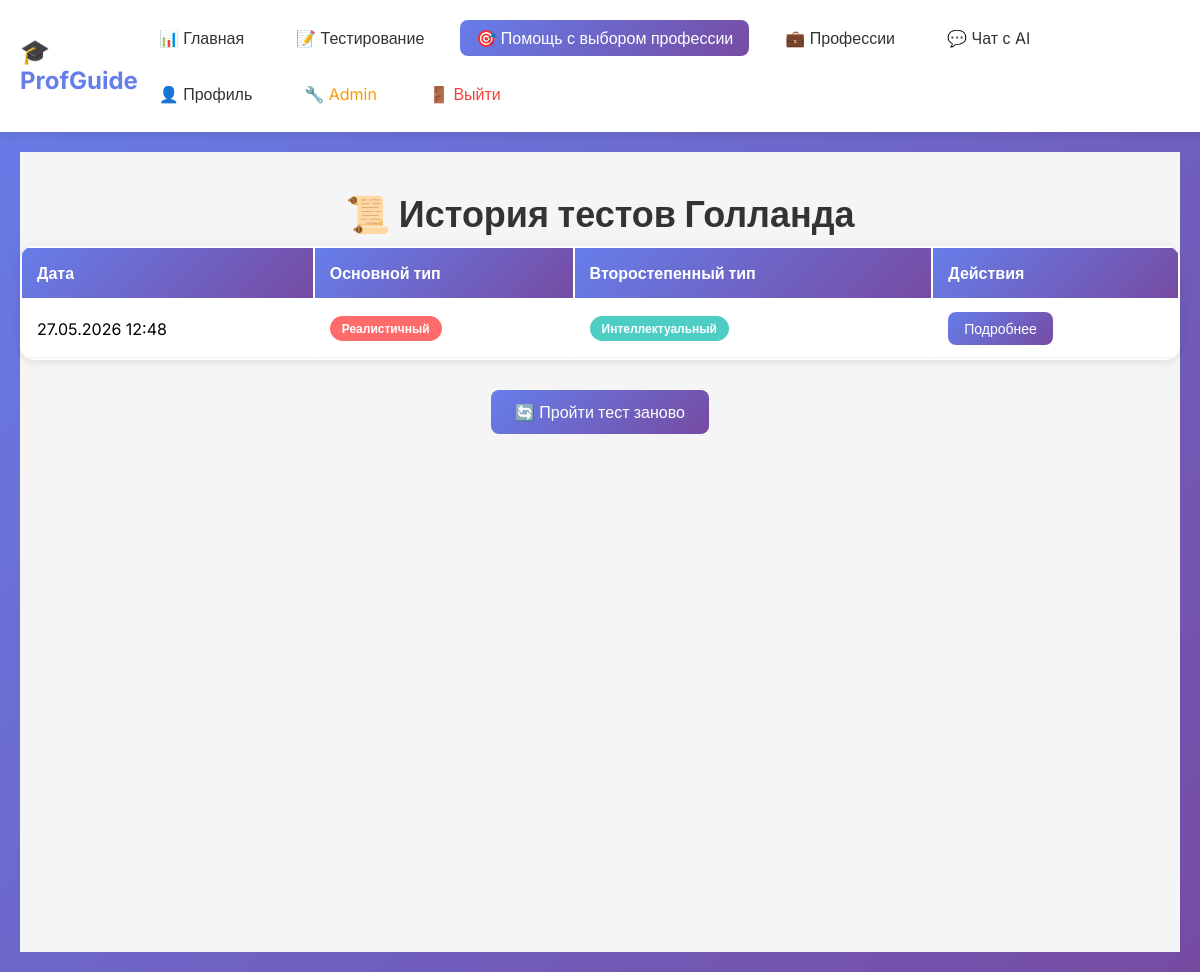
Page /holland/history/ (signed in) on the earlier database version.
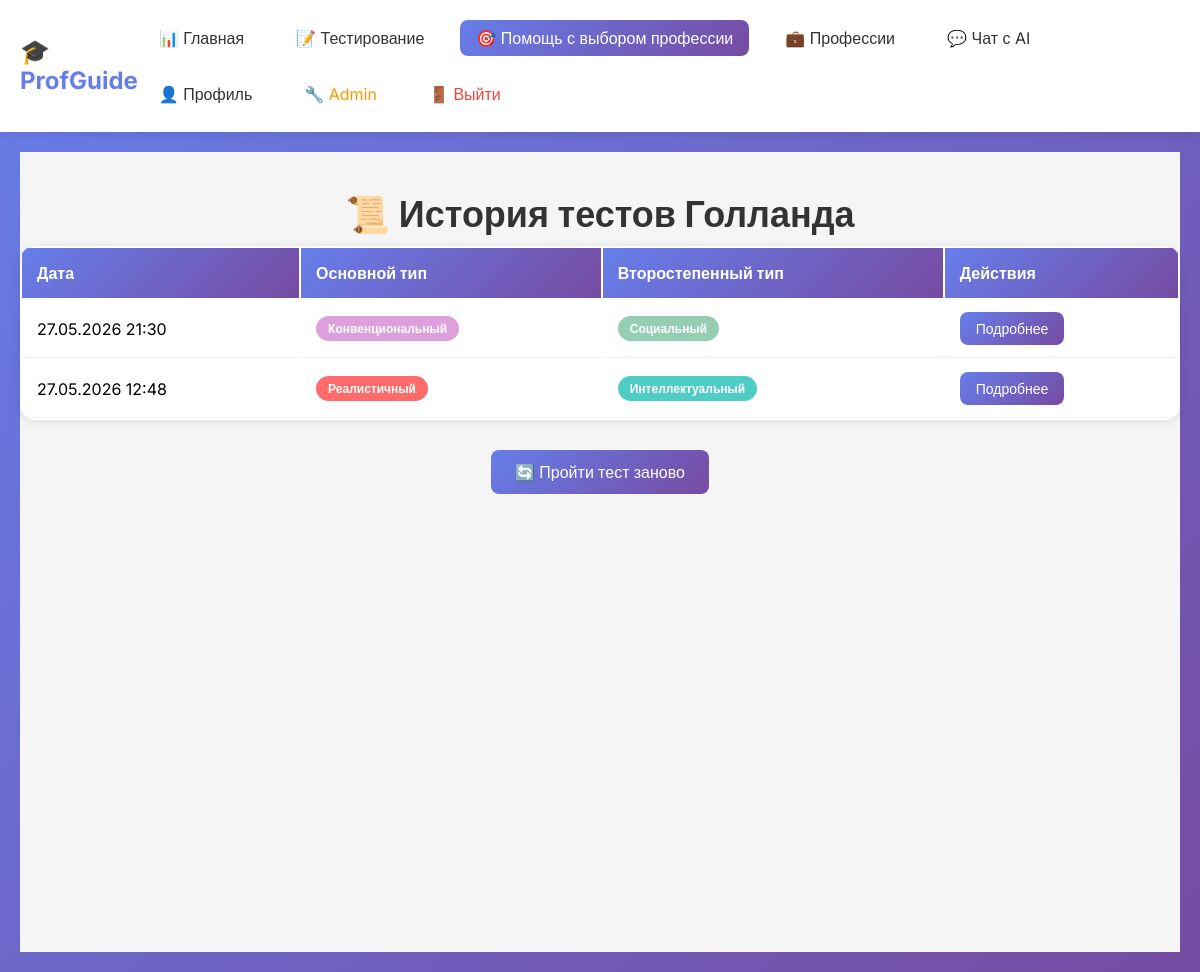
Same page on the later database version.
### holland_test/models.py (models this page shows, shortened)
class HollandTestResult(models.Model):
    user = models.ForeignKey(User, on_delete=models.CASCADE, related_name='holland_results')
    date_taken = models.DateTimeField(auto_now_add=True)
    realistic_score = models.IntegerField(default=0)
    investigative_score = models.IntegerField(default=0)
    artistic_score = models.IntegerField(default=0)
    social_score = models.IntegerField(default=0)
    enterprising_score = models.IntegerField(default=0)
    conventional_score = models.IntegerField(default=0)
    primary_type = models.CharField(max_length=1, blank=True, choices=HollandQuestion.TYPE_CHOICES)
    secondary_type = models.CharField(max_length=1, blank=True, choices=HollandQuestion.TYPE_CHOICES)
    def get_primary_type_name(self):
        return dict(HollandQuestion.TYPE_CHOICES).get(self.primary_type, '')
    def get_secondary_type_name(self):
        return dict(HollandQuestion.TYPE_CHOICES).get(self.secondary_type, '')
    class Meta:
        ordering = ['-date_taken']

### holland_test/views.py (the view)
# urls.py: path('history/', views.holland_test_history, name='history'),
@login_required
def holland_test_history(request):
    results = HollandTestResult.objects.filter(user=request.user)
    return render(request, 'history.html', {'results': results})  # ← history.html

### holland_test/templates/history.html (shortened to what this page needs)
{% extends 'base.html' %}
{% block content %}
<div class="container">
    <div class="testing-page">
        <h1 class="page-title">📜 История тестов Голланда</h1>
        {% if results %}
            <table class="holland-history-table">
                <thead>
                    <tr>
                        <th>Дата</th>
                        <th>Основной тип</th>
                        <th>Второстепенный тип</th>
                        <th>Действия</th>
                    </tr>
                </thead>
                <tbody>
                    {% for result in results %}
                    <tr>
                        <td>{{ result.date_taken|date:"d.m.Y H:i" }}</td>
                        <td>
                            <span class="holland-badge holland-badge-{{ result.primary_type|lower }}">
                                {{ result.get_primary_type_name }}
                            </span>
                        </td>
                        <td>
                            <span class="holland-badge holland-badge-{{ result.secondary_type|lower }}">
                                {{ result.get_secondary_type_name }}
                            </span>
                        </td>
                        <td>
                            <a href="{% url 'holland_test:result' result.id %}" class="btn btn-sm btn-primary">Подробнее</a>
                        </td>
                    </tr>
                    {% endfor %}
                </tbody>
            </table>
            <div class="action-buttons">
                <a href="{% url 'holland_test:start' %}" class="btn btn-primary">🔄 Пройти тест заново</a>
            </div>
        {% else %}
            <div class="no-data">
                <p>😕 Вы ещё не проходили тест Голланда</p>
                <a href="{% url 'holland_test:start' %}" class="btn btn-primary">Пройти тест</a>
            </div>
        {% endif %}
    </div>
</div>
{% endblock %}

Differences in the rows shown:
added HollandTestResult: date_taken "27.05.2026 21:30", get_primary_type_name "Конвенциональный", get_secondary_type_name "Социальный"
